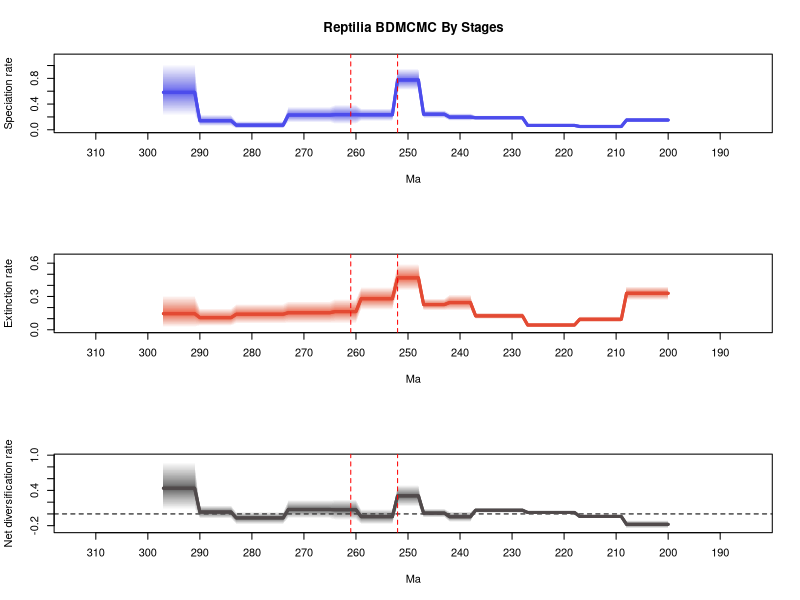

Reproduce this figure in R.
# 1 files combined:
# 	.\reptilia\mcmc_fixshift_no_predictors\D_bdmcmc\combined_10_marginal_rates.log

# 95% HPDs calculated using code from Biopy (https://www.cs.auckland.ac.nz/~yhel002/biopy/)

pdf(file='C:/Users/SimoesLabAdmin/Documents/BDNN_Arielli/reptilia/mcmc_fixshift_no_predictors/D_bdmcmc/combined_10_marginal_rates_RTT_plot2.pdf',width=8.4, height=10.8)
par(mfrow=c(3,1))
library(scales)
plot_RTT <- function (age,hpd_M,hpd_m,mean_m,color){
    N=100
    beta=(1:(N-1))/N
    alpha_shape=0.25
    cat=1-(beta^(1./alpha_shape))
    for (i in 1:(N-1)){
        trans= 1/N + 2/N
        polygon(c(age, rev(age)), c(hpd_M-((hpd_M-mean_m)*cat[i]), rev(hpd_m+((mean_m-hpd_m)*cat[i]))), col = alpha(color,trans), border = NA)
    }
    lines(rev(age), rev(mean_m), col = color, lwd=3)
}
    
L_hpd_m95=c(NA, NA,NA,NA,NA,NA,NA,NA,NA,NA,NA,NA,NA,NA,NA,NA,NA,NA,NA,NA,NA,NA,NA,NA,NA,NA,NA,NA,NA,NA,NA,NA,NA,NA,NA,NA,NA,NA,NA,NA,NA,NA,NA,NA,NA,NA,NA,NA,NA,NA,NA,NA,NA,NA,NA,NA,NA,NA,NA,NA,NA,NA,NA,NA,NA,NA,NA,NA,NA,NA,NA,NA,NA,NA,NA,NA,NA,NA,NA,NA,NA,NA,NA,NA,NA,NA,NA,NA,NA,NA,NA,NA,NA,NA,NA,NA,NA,NA,NA,NA,NA,NA,NA,NA,NA,NA,NA,NA,NA,NA,NA,NA,NA,NA,NA,NA,NA,NA,NA,NA,NA,NA,NA,NA,NA,NA,NA,NA,NA,NA,NA,NA,NA,NA,NA,NA,NA,NA,NA,NA,NA,NA,NA,NA,NA,NA,NA,NA,NA,NA,NA,NA,NA,NA,NA,NA,NA,NA,NA,NA,NA,NA,NA,NA,NA,NA,NA,NA,NA,NA,NA,NA,NA,NA,NA,NA,NA,NA,NA,NA,NA,NA,NA,NA,NA,NA,NA,NA,NA,NA,NA,NA,NA,NA,NA,NA,NA,NA,NA,NA,0.114894,0.114894,0.114894,0.114894,0.114894,0.114894,0.114894,0.114894,0.114894,0.03326,0.03326,0.03326,0.03326,0.03326,0.03326,0.03326,0.03326,0.03326,0.046772,0.046772,0.046772,0.046772,0.046772,0.046772,0.046772,0.046772,0.046772,0.046772,0.151488,0.151488,0.151488,0.151488,0.151488,0.151488,0.151488,0.151488,0.151488,0.151488,0.139884,0.139884,0.139884,0.139884,0.139884,0.180819,0.180819,0.180819,0.180819,0.180819,0.615236,0.615236,0.615236,0.615236,0.615236,0.136393,0.136393,0.136393,0.136393,0.136393,0.136393,0.136393,0.088346,0.088346,0.088346,0.088346,0.088346,0.114546,0.114546,0.114546,0.114546,0.114546,0.114546,0.114546,0.114546,0.114546,0.017754,0.017754,0.017754,0.017754,0.017754,0.017754,0.017754,0.017754,0.017754,0.017754,0.057652,0.057652,0.057652,0.057652,0.057652,0.057652,0.057652,0.216797,0.216797,0.216797,0.216797,0.216797,0.216797,0.216797)
L_hpd_M95=c(NA, NA,NA,NA,NA,NA,NA,NA,NA,NA,NA,NA,NA,NA,NA,NA,NA,NA,NA,NA,NA,NA,NA,NA,NA,NA,NA,NA,NA,NA,NA,NA,NA,NA,NA,NA,NA,NA,NA,NA,NA,NA,NA,NA,NA,NA,NA,NA,NA,NA,NA,NA,NA,NA,NA,NA,NA,NA,NA,NA,NA,NA,NA,NA,NA,NA,NA,NA,NA,NA,NA,NA,NA,NA,NA,NA,NA,NA,NA,NA,NA,NA,NA,NA,NA,NA,NA,NA,NA,NA,NA,NA,NA,NA,NA,NA,NA,NA,NA,NA,NA,NA,NA,NA,NA,NA,NA,NA,NA,NA,NA,NA,NA,NA,NA,NA,NA,NA,NA,NA,NA,NA,NA,NA,NA,NA,NA,NA,NA,NA,NA,NA,NA,NA,NA,NA,NA,NA,NA,NA,NA,NA,NA,NA,NA,NA,NA,NA,NA,NA,NA,NA,NA,NA,NA,NA,NA,NA,NA,NA,NA,NA,NA,NA,NA,NA,NA,NA,NA,NA,NA,NA,NA,NA,NA,NA,NA,NA,NA,NA,NA,NA,NA,NA,NA,NA,NA,NA,NA,NA,NA,NA,NA,NA,NA,NA,NA,NA,NA,NA,0.189069,0.189069,0.189069,0.189069,0.189069,0.189069,0.189069,0.189069,0.189069,0.069171,0.069171,0.069171,0.069171,0.069171,0.069171,0.069171,0.069171,0.069171,0.088614,0.088614,0.088614,0.088614,0.088614,0.088614,0.088614,0.088614,0.088614,0.088614,0.223601,0.223601,0.223601,0.223601,0.223601,0.223601,0.223601,0.223601,0.223601,0.223601,0.257515,0.257515,0.257515,0.257515,0.257515,0.303288,0.303288,0.303288,0.303288,0.303288,0.957867,0.957867,0.957867,0.957867,0.957867,0.333534,0.333534,0.333534,0.333534,0.333534,0.333534,0.333534,0.394066,0.394066,0.394066,0.394066,0.394066,0.359506,0.359506,0.359506,0.359506,0.359506,0.359506,0.359506,0.359506,0.359506,0.133905,0.133905,0.133905,0.133905,0.133905,0.133905,0.133905,0.133905,0.133905,0.133905,0.233301,0.233301,0.233301,0.233301,0.233301,0.233301,0.233301,1.029184,1.029184,1.029184,1.029184,1.029184,1.029184,1.029184)
M_hpd_m95=c(NA, NA,NA,NA,NA,NA,NA,NA,NA,NA,NA,NA,NA,NA,NA,NA,NA,NA,NA,NA,NA,NA,NA,NA,NA,NA,NA,NA,NA,NA,NA,NA,NA,NA,NA,NA,NA,NA,NA,NA,NA,NA,NA,NA,NA,NA,NA,NA,NA,NA,NA,NA,NA,NA,NA,NA,NA,NA,NA,NA,NA,NA,NA,NA,NA,NA,NA,NA,NA,NA,NA,NA,NA,NA,NA,NA,NA,NA,NA,NA,NA,NA,NA,NA,NA,NA,NA,NA,NA,NA,NA,NA,NA,NA,NA,NA,NA,NA,NA,NA,NA,NA,NA,NA,NA,NA,NA,NA,NA,NA,NA,NA,NA,NA,NA,NA,NA,NA,NA,NA,NA,NA,NA,NA,NA,NA,NA,NA,NA,NA,NA,NA,NA,NA,NA,NA,NA,NA,NA,NA,NA,NA,NA,NA,NA,NA,NA,NA,NA,NA,NA,NA,NA,NA,NA,NA,NA,NA,NA,NA,NA,NA,NA,NA,NA,NA,NA,NA,NA,NA,NA,NA,NA,NA,NA,NA,NA,NA,NA,NA,NA,NA,NA,NA,NA,NA,NA,NA,NA,NA,NA,NA,NA,NA,NA,NA,NA,NA,NA,NA,0.266566,0.266566,0.266566,0.266566,0.266566,0.266566,0.266566,0.266566,0.266566,0.066591,0.066591,0.066591,0.066591,0.066591,0.066591,0.066591,0.066591,0.066591,0.025333,0.025333,0.025333,0.025333,0.025333,0.025333,0.025333,0.025333,0.025333,0.025333,0.097955,0.097955,0.097955,0.097955,0.097955,0.097955,0.097955,0.097955,0.097955,0.097955,0.173304,0.173304,0.173304,0.173304,0.173304,0.173803,0.173803,0.173803,0.173803,0.173803,0.350377,0.350377,0.350377,0.350377,0.350377,0.177886,0.177886,0.177886,0.177886,0.177886,0.177886,0.177886,0.056537,0.056537,0.056537,0.056537,0.056537,0.055635,0.055635,0.055635,0.055635,0.055635,0.055635,0.055635,0.055635,0.055635,0.054453,0.054453,0.054453,0.054453,0.054453,0.054453,0.054453,0.054453,0.054453,0.054453,0.034603,0.034603,0.034603,0.034603,0.034603,0.034603,0.034603,0.020277,0.020277,0.020277,0.020277,0.020277,0.020277,0.020277)
M_hpd_M95=c(NA, NA,NA,NA,NA,NA,NA,NA,NA,NA,NA,NA,NA,NA,NA,NA,NA,NA,NA,NA,NA,NA,NA,NA,NA,NA,NA,NA,NA,NA,NA,NA,NA,NA,NA,NA,NA,NA,NA,NA,NA,NA,NA,NA,NA,NA,NA,NA,NA,NA,NA,NA,NA,NA,NA,NA,NA,NA,NA,NA,NA,NA,NA,NA,NA,NA,NA,NA,NA,NA,NA,NA,NA,NA,NA,NA,NA,NA,NA,NA,NA,NA,NA,NA,NA,NA,NA,NA,NA,NA,NA,NA,NA,NA,NA,NA,NA,NA,NA,NA,NA,NA,NA,NA,NA,NA,NA,NA,NA,NA,NA,NA,NA,NA,NA,NA,NA,NA,NA,NA,NA,NA,NA,NA,NA,NA,NA,NA,NA,NA,NA,NA,NA,NA,NA,NA,NA,NA,NA,NA,NA,NA,NA,NA,NA,NA,NA,NA,NA,NA,NA,NA,NA,NA,NA,NA,NA,NA,NA,NA,NA,NA,NA,NA,NA,NA,NA,NA,NA,NA,NA,NA,NA,NA,NA,NA,NA,NA,NA,NA,NA,NA,NA,NA,NA,NA,NA,NA,NA,NA,NA,NA,NA,NA,NA,NA,NA,NA,NA,NA,0.392005,0.392005,0.392005,0.392005,0.392005,0.392005,0.392005,0.392005,0.392005,0.121234,0.121234,0.121234,0.121234,0.121234,0.121234,0.121234,0.121234,0.121234,0.06033,0.06033,0.06033,0.06033,0.06033,0.06033,0.06033,0.06033,0.06033,0.06033,0.154237,0.154237,0.154237,0.154237,0.154237,0.154237,0.154237,0.154237,0.154237,0.154237,0.317843,0.317843,0.317843,0.317843,0.317843,0.282915,0.282915,0.282915,0.282915,0.282915,0.595626,0.595626,0.595626,0.595626,0.595626,0.387275,0.387275,0.387275,0.387275,0.387275,0.387275,0.387275,0.280159,0.280159,0.280159,0.280159,0.280159,0.258638,0.258638,0.258638,0.258638,0.258638,0.258638,0.258638,0.258638,0.258638,0.234325,0.234325,0.234325,0.234325,0.234325,0.234325,0.234325,0.234325,0.234325,0.234325,0.193448,0.193448,0.193448,0.193448,0.193448,0.193448,0.193448,0.310559,0.310559,0.310559,0.310559,0.310559,0.310559,0.310559)
R_hpd_m95=c(NA, NA,NA,NA,NA,NA,NA,NA,NA,NA,NA,NA,NA,NA,NA,NA,NA,NA,NA,NA,NA,NA,NA,NA,NA,NA,NA,NA,NA,NA,NA,NA,NA,NA,NA,NA,NA,NA,NA,NA,NA,NA,NA,NA,NA,NA,NA,NA,NA,NA,NA,NA,NA,NA,NA,NA,NA,NA,NA,NA,NA,NA,NA,NA,NA,NA,NA,NA,NA,NA,NA,NA,NA,NA,NA,NA,NA,NA,NA,NA,NA,NA,NA,NA,NA,NA,NA,NA,NA,NA,NA,NA,NA,NA,NA,NA,NA,NA,NA,NA,NA,NA,NA,NA,NA,NA,NA,NA,NA,NA,NA,NA,NA,NA,NA,NA,NA,NA,NA,NA,NA,NA,NA,NA,NA,NA,NA,NA,NA,NA,NA,NA,NA,NA,NA,NA,NA,NA,NA,NA,NA,NA,NA,NA,NA,NA,NA,NA,NA,NA,NA,NA,NA,NA,NA,NA,NA,NA,NA,NA,NA,NA,NA,NA,NA,NA,NA,NA,NA,NA,NA,NA,NA,NA,NA,NA,NA,NA,NA,NA,NA,NA,NA,NA,NA,NA,NA,NA,NA,NA,NA,NA,NA,NA,NA,NA,NA,NA,NA,NA,-0.245068,-0.245068,-0.245068,-0.245068,-0.245068,-0.245068,-0.245068,-0.245068,-0.245068,-0.072019,-0.072019,-0.072019,-0.072019,-0.072019,-0.072019,-0.072019,-0.072019,-0.072019,0.001971,0.001971,0.001971,0.001971,0.001971,0.001971,0.001971,0.001971,0.001971,0.001971,0.017861,0.017861,0.017861,0.017861,0.017861,0.017861,0.017861,0.017861,0.017861,0.017861,-0.136564,-0.136564,-0.136564,-0.136564,-0.136564,-0.060812,-0.060812,-0.060812,-0.060812,-0.060812,0.126858,0.126858,0.126858,0.126858,0.126858,-0.176934,-0.176934,-0.176934,-0.176934,-0.176934,-0.176934,-0.176934,-0.104292,-0.104292,-0.104292,-0.104292,-0.104292,-0.078207,-0.078207,-0.078207,-0.078207,-0.078207,-0.078207,-0.078207,-0.078207,-0.078207,-0.176243,-0.176243,-0.176243,-0.176243,-0.176243,-0.176243,-0.176243,-0.176243,-0.176243,-0.176243,-0.080873,-0.080873,-0.080873,-0.080873,-0.080873,-0.080873,-0.080873,0.074403,0.074403,0.074403,0.074403,0.074403,0.074403,0.074403)
R_hpd_M95=c(NA, NA,NA,NA,NA,NA,NA,NA,NA,NA,NA,NA,NA,NA,NA,NA,NA,NA,NA,NA,NA,NA,NA,NA,NA,NA,NA,NA,NA,NA,NA,NA,NA,NA,NA,NA,NA,NA,NA,NA,NA,NA,NA,NA,NA,NA,NA,NA,NA,NA,NA,NA,NA,NA,NA,NA,NA,NA,NA,NA,NA,NA,NA,NA,NA,NA,NA,NA,NA,NA,NA,NA,NA,NA,NA,NA,NA,NA,NA,NA,NA,NA,NA,NA,NA,NA,NA,NA,NA,NA,NA,NA,NA,NA,NA,NA,NA,NA,NA,NA,NA,NA,NA,NA,NA,NA,NA,NA,NA,NA,NA,NA,NA,NA,NA,NA,NA,NA,NA,NA,NA,NA,NA,NA,NA,NA,NA,NA,NA,NA,NA,NA,NA,NA,NA,NA,NA,NA,NA,NA,NA,NA,NA,NA,NA,NA,NA,NA,NA,NA,NA,NA,NA,NA,NA,NA,NA,NA,NA,NA,NA,NA,NA,NA,NA,NA,NA,NA,NA,NA,NA,NA,NA,NA,NA,NA,NA,NA,NA,NA,NA,NA,NA,NA,NA,NA,NA,NA,NA,NA,NA,NA,NA,NA,NA,NA,NA,NA,NA,NA,-0.108801,-0.108801,-0.108801,-0.108801,-0.108801,-0.108801,-0.108801,-0.108801,-0.108801,-0.014012,-0.014012,-0.014012,-0.014012,-0.014012,-0.014012,-0.014012,-0.014012,-0.014012,0.049119,0.049119,0.049119,0.049119,0.049119,0.049119,0.049119,0.049119,0.049119,0.049119,0.107322,0.107322,0.107322,0.107322,0.107322,0.107322,0.107322,0.107322,0.107322,0.107322,0.041542,0.041542,0.041542,0.041542,0.041542,0.089411,0.089411,0.089411,0.089411,0.089411,0.492103,0.492103,0.492103,0.492103,0.492103,0.080868,0.080868,0.080868,0.080868,0.080868,0.080868,0.080868,0.244363,0.244363,0.244363,0.244363,0.244363,0.236442,0.236442,0.236442,0.236442,0.236442,0.236442,0.236442,0.236442,0.236442,0.032035,0.032035,0.032035,0.032035,0.032035,0.032035,0.032035,0.032035,0.032035,0.032035,0.144286,0.144286,0.144286,0.144286,0.144286,0.144286,0.144286,0.880124,0.880124,0.880124,0.880124,0.880124,0.880124,0.880124)
L_mean=c(NA, NA,NA,NA,NA,NA,NA,NA,NA,NA,NA,NA,NA,NA,NA,NA,NA,NA,NA,NA,NA,NA,NA,NA,NA,NA,NA,NA,NA,NA,NA,NA,NA,NA,NA,NA,NA,NA,NA,NA,NA,NA,NA,NA,NA,NA,NA,NA,NA,NA,NA,NA,NA,NA,NA,NA,NA,NA,NA,NA,NA,NA,NA,NA,NA,NA,NA,NA,NA,NA,NA,NA,NA,NA,NA,NA,NA,NA,NA,NA,NA,NA,NA,NA,NA,NA,NA,NA,NA,NA,NA,NA,NA,NA,NA,NA,NA,NA,NA,NA,NA,NA,NA,NA,NA,NA,NA,NA,NA,NA,NA,NA,NA,NA,NA,NA,NA,NA,NA,NA,NA,NA,NA,NA,NA,NA,NA,NA,NA,NA,NA,NA,NA,NA,NA,NA,NA,NA,NA,NA,NA,NA,NA,NA,NA,NA,NA,NA,NA,NA,NA,NA,NA,NA,NA,NA,NA,NA,NA,NA,NA,NA,NA,NA,NA,NA,NA,NA,NA,NA,NA,NA,NA,NA,NA,NA,NA,NA,NA,NA,NA,NA,NA,NA,NA,NA,NA,NA,NA,NA,NA,NA,NA,NA,NA,NA,NA,NA,NA,NA,0.151212959234015,0.151212959234015,0.151212959234015,0.151212959234015,0.151212959234015,0.151212959234015,0.151212959234015,0.151212959234015,0.151212959234015,0.051229057383966,0.051229057383966,0.051229057383966,0.051229057383966,0.051229057383966,0.051229057383966,0.051229057383966,0.051229057383966,0.051229057383966,0.067588026268528,0.067588026268528,0.067588026268528,0.067588026268528,0.067588026268528,0.067588026268528,0.067588026268528,0.067588026268528,0.067588026268528,0.067588026268528,0.187355944325435,0.187355944325435,0.187355944325435,0.187355944325435,0.187355944325435,0.187355944325435,0.187355944325435,0.187355944325435,0.187355944325435,0.187355944325435,0.197566190847128,0.197566190847128,0.197566190847128,0.197566190847128,0.197566190847128,0.241381186995564,0.241381186995564,0.241381186995564,0.241381186995564,0.241381186995564,0.774976470236936,0.774976470236936,0.774976470236936,0.774976470236936,0.774976470236936,0.23365370388402,0.23365370388402,0.23365370388402,0.23365370388402,0.23365370388402,0.23365370388402,0.23365370388402,0.235443133484799,0.235443133484799,0.235443133484799,0.235443133484799,0.235443133484799,0.229390156788921,0.229390156788921,0.229390156788921,0.229390156788921,0.229390156788921,0.229390156788921,0.229390156788921,0.229390156788921,0.229390156788921,0.071970513837499,0.071970513837499,0.071970513837499,0.071970513837499,0.071970513837499,0.071970513837499,0.071970513837499,0.071970513837499,0.071970513837499,0.071970513837499,0.141256157373147,0.141256157373147,0.141256157373147,0.141256157373147,0.141256157373147,0.141256157373147,0.141256157373147,0.582573489776047,0.582573489776047,0.582573489776047,0.582573489776047,0.582573489776047,0.582573489776047,0.582573489776047)
M_mean=c(NA, NA,NA,NA,NA,NA,NA,NA,NA,NA,NA,NA,NA,NA,NA,NA,NA,NA,NA,NA,NA,NA,NA,NA,NA,NA,NA,NA,NA,NA,NA,NA,NA,NA,NA,NA,NA,NA,NA,NA,NA,NA,NA,NA,NA,NA,NA,NA,NA,NA,NA,NA,NA,NA,NA,NA,NA,NA,NA,NA,NA,NA,NA,NA,NA,NA,NA,NA,NA,NA,NA,NA,NA,NA,NA,NA,NA,NA,NA,NA,NA,NA,NA,NA,NA,NA,NA,NA,NA,NA,NA,NA,NA,NA,NA,NA,NA,NA,NA,NA,NA,NA,NA,NA,NA,NA,NA,NA,NA,NA,NA,NA,NA,NA,NA,NA,NA,NA,NA,NA,NA,NA,NA,NA,NA,NA,NA,NA,NA,NA,NA,NA,NA,NA,NA,NA,NA,NA,NA,NA,NA,NA,NA,NA,NA,NA,NA,NA,NA,NA,NA,NA,NA,NA,NA,NA,NA,NA,NA,NA,NA,NA,NA,NA,NA,NA,NA,NA,NA,NA,NA,NA,NA,NA,NA,NA,NA,NA,NA,NA,NA,NA,NA,NA,NA,NA,NA,NA,NA,NA,NA,NA,NA,NA,NA,NA,NA,NA,NA,NA,0.328488607897869,0.328488607897869,0.328488607897869,0.328488607897869,0.328488607897869,0.328488607897869,0.328488607897869,0.328488607897869,0.328488607897869,0.094336452450503,0.094336452450503,0.094336452450503,0.094336452450503,0.094336452450503,0.094336452450503,0.094336452450503,0.094336452450503,0.094336452450503,0.04271728531862,0.04271728531862,0.04271728531862,0.04271728531862,0.04271728531862,0.04271728531862,0.04271728531862,0.04271728531862,0.04271728531862,0.04271728531862,0.12514404502867,0.12514404502867,0.12514404502867,0.12514404502867,0.12514404502867,0.12514404502867,0.12514404502867,0.12514404502867,0.12514404502867,0.12514404502867,0.245256553629774,0.245256553629774,0.245256553629774,0.245256553629774,0.245256553629774,0.227105283674132,0.227105283674132,0.227105283674132,0.227105283674132,0.227105283674132,0.467506119701396,0.467506119701396,0.467506119701396,0.467506119701396,0.467506119701396,0.27974881090555,0.27974881090555,0.27974881090555,0.27974881090555,0.27974881090555,0.27974881090555,0.27974881090555,0.164104875213675,0.164104875213675,0.164104875213675,0.164104875213675,0.164104875213675,0.153949008893216,0.153949008893216,0.153949008893216,0.153949008893216,0.153949008893216,0.153949008893216,0.153949008893216,0.153949008893216,0.153949008893216,0.139790877615493,0.139790877615493,0.139790877615493,0.139790877615493,0.139790877615493,0.139790877615493,0.139790877615493,0.139790877615493,0.139790877615493,0.139790877615493,0.109307967845937,0.109307967845937,0.109307967845937,0.109307967845937,0.109307967845937,0.109307967845937,0.109307967845937,0.145238323466407,0.145238323466407,0.145238323466407,0.145238323466407,0.145238323466407,0.145238323466407,0.145238323466407)
R_mean=c(NA, NA,NA,NA,NA,NA,NA,NA,NA,NA,NA,NA,NA,NA,NA,NA,NA,NA,NA,NA,NA,NA,NA,NA,NA,NA,NA,NA,NA,NA,NA,NA,NA,NA,NA,NA,NA,NA,NA,NA,NA,NA,NA,NA,NA,NA,NA,NA,NA,NA,NA,NA,NA,NA,NA,NA,NA,NA,NA,NA,NA,NA,NA,NA,NA,NA,NA,NA,NA,NA,NA,NA,NA,NA,NA,NA,NA,NA,NA,NA,NA,NA,NA,NA,NA,NA,NA,NA,NA,NA,NA,NA,NA,NA,NA,NA,NA,NA,NA,NA,NA,NA,NA,NA,NA,NA,NA,NA,NA,NA,NA,NA,NA,NA,NA,NA,NA,NA,NA,NA,NA,NA,NA,NA,NA,NA,NA,NA,NA,NA,NA,NA,NA,NA,NA,NA,NA,NA,NA,NA,NA,NA,NA,NA,NA,NA,NA,NA,NA,NA,NA,NA,NA,NA,NA,NA,NA,NA,NA,NA,NA,NA,NA,NA,NA,NA,NA,NA,NA,NA,NA,NA,NA,NA,NA,NA,NA,NA,NA,NA,NA,NA,NA,NA,NA,NA,NA,NA,NA,NA,NA,NA,NA,NA,NA,NA,NA,NA,NA,NA,-0.177275651887915,-0.177275651887915,-0.177275651887915,-0.177275651887915,-0.177275651887915,-0.177275651887915,-0.177275651887915,-0.177275651887915,-0.177275651887915,-0.043107394049551,-0.043107394049551,-0.043107394049551,-0.043107394049551,-0.043107394049551,-0.043107394049551,-0.043107394049551,-0.043107394049551,-0.043107394049551,0.024870744390349,0.024870744390349,0.024870744390349,0.024870744390349,0.024870744390349,0.024870744390349,0.024870744390349,0.024870744390349,0.024870744390349,0.024870744390349,0.062211902455913,0.062211902455913,0.062211902455913,0.062211902455913,0.062211902455913,0.062211902455913,0.062211902455913,0.062211902455913,0.062211902455913,0.062211902455913,-0.047690361073245,-0.047690361073245,-0.047690361073245,-0.047690361073245,-0.047690361073245,0.014275902845397,0.014275902845397,0.014275902845397,0.014275902845397,0.014275902845397,0.307470347938981,0.307470347938981,0.307470347938981,0.307470347938981,0.307470347938981,-0.046095110461971,-0.046095110461971,-0.046095110461971,-0.046095110461971,-0.046095110461971,-0.046095110461971,-0.046095110461971,0.071338259417938,0.071338259417938,0.071338259417938,0.071338259417938,0.071338259417938,0.075441144195607,0.075441144195607,0.075441144195607,0.075441144195607,0.075441144195607,0.075441144195607,0.075441144195607,0.075441144195607,0.075441144195607,-0.06782036511955,-0.06782036511955,-0.06782036511955,-0.06782036511955,-0.06782036511955,-0.06782036511955,-0.06782036511955,-0.06782036511955,-0.06782036511955,-0.06782036511955,0.031948188055826,0.031948188055826,0.031948188055826,0.031948188055826,0.031948188055826,0.031948188055826,0.031948188055826,0.437335165573948,0.437335165573948,0.437335165573948,0.437335165573948,0.437335165573948,0.437335165573948,0.437335165573948)
trans=0.5
age=(0:(298-1))* -1
# Calculate positions for the mass extinction events
perm_trias_extinction = -252 # End-Permian mass extinction (252 Ma)
guadalupian_extinction = -261 # Guadalupian extinction (261 Ma)

# Define custom tick positions at 10 MY intervals
x_ticks <- seq(-310, -190, by=10)
x_tick_labels <- abs(x_ticks)

# First plot: Speciation rate
plot(age, age, type='n', ylim=c(0, 1.1321024000000002), xlim=c(-312.9, -185.1), 
     ylab='Speciation rate', xlab='Ma', main='Reptilia BDMCMC By Stages', 
     xaxt='n') # Remove default x-axis
axis(1, at=x_ticks, labels=x_tick_labels) # Custom x-axis with 10MY interval ticks

plot_RTT(age, L_hpd_M95, L_hpd_m95, L_mean, "#4c4cec")
lines(rev(age), rev(L_mean), col="#4c4cec", lwd=3)

# Add vertical lines for mass extinction events
abline(v=perm_trias_extinction, col="red", lty=2) 
abline(v=guadalupian_extinction, col="red", lty=2)

# Second plot: Extinction rate
plot(age, age, type='n', ylim=c(0, 0.6551886), xlim=c(-312.9, -185.1), 
     ylab='Extinction rate', xlab='Ma',
     xaxt='n') # Remove default x-axis
axis(1, at=x_ticks, labels=x_tick_labels) # Custom x-axis with 10MY interval ticks

plot_RTT(age, M_hpd_M95, M_hpd_m95, M_mean, "#e34a33")
lines(rev(age), rev(M_mean), col="#e34a33", lwd=3)

# Add vertical lines for mass extinction events
abline(v=perm_trias_extinction, col="red", lty=2)
abline(v=guadalupian_extinction, col="red", lty=2)

# Third plot: Net diversification rate
plot(age, age, type='n', ylim=c(-0.2695748, 0.9681364000000001), xlim=c(-312.9, -185.1), 
     ylab='Net diversification rate', xlab='Ma',
     xaxt='n') # Remove default x-axis
axis(1, at=x_ticks, labels=x_tick_labels) # Custom x-axis with 10MY interval ticks

abline(h=0, lty=2, col="black")
plot_RTT(age, R_hpd_M95, R_hpd_m95, R_mean, "#504A4B")
lines(rev(age), rev(R_mean), col="#504A4B", lwd=3)

# Add vertical lines for mass extinction events
abline(v=perm_trias_extinction, col="red", lty=2)
abline(v=guadalupian_extinction, col="red", lty=2)

dev.off()
